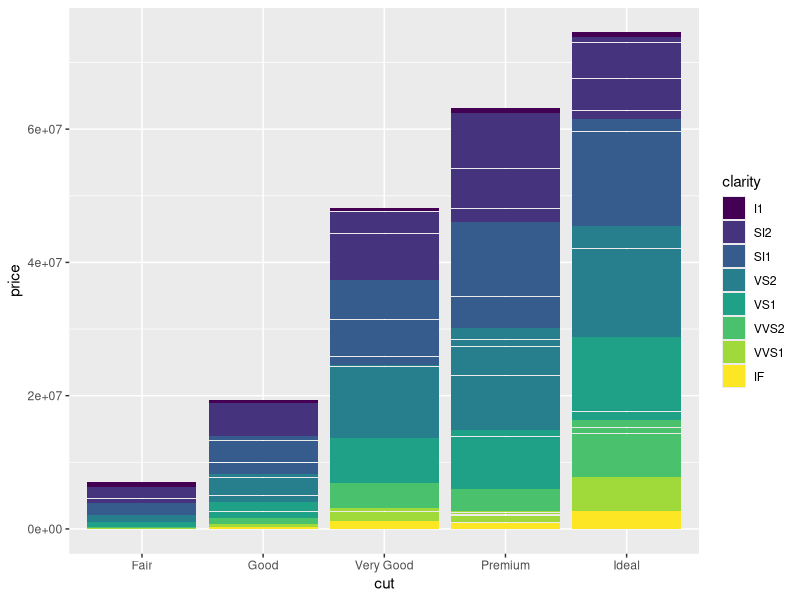
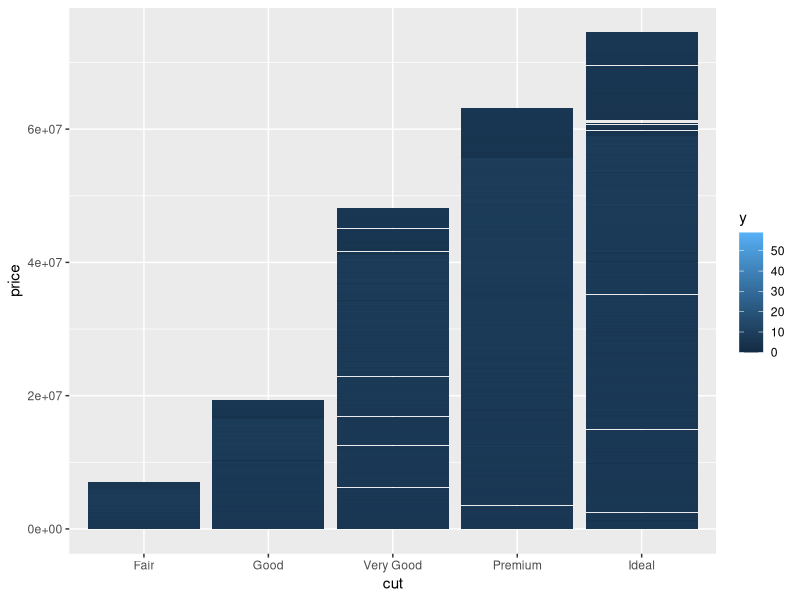
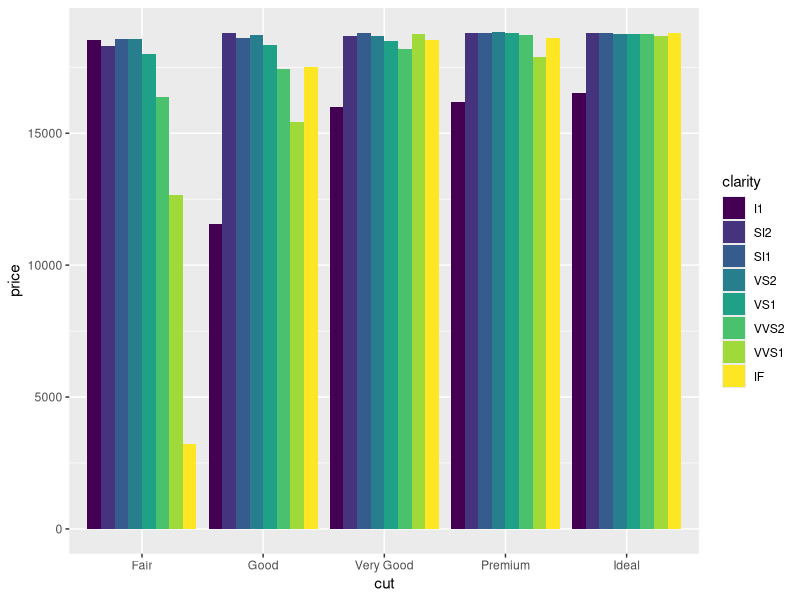
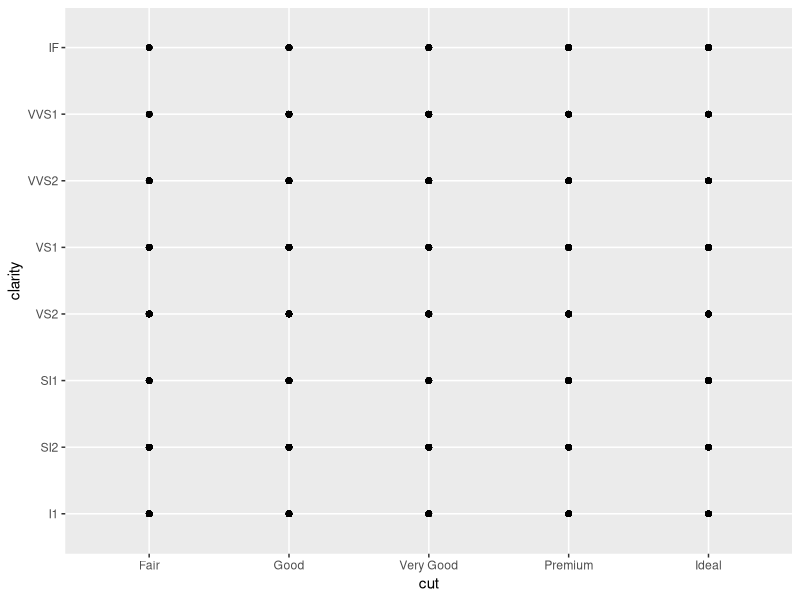

Generate these figures, in order, with R: (Note: this script raises an error after producing the figures.)
# Exercise 2: advanced ggplot2 practice

# Install and load the `ggplot2` package
#install.packages('ggplot2')
library("ggplot2")

# For this exercise you will again be working with the `diamonds` data set.
# Use `?diamonds` to review details about this data set
?diamonds

## Position Adjustments

# Draw a column (bar) chart of diamonds cuts by price, with each bar filled by 
# clarity. You should see a _stacked_ bar chart.
ggplot(data = diamonds) + 
  geom_col(
    mapping = aes(
      x = cut,
      y = price,
      fill = clarity
    ))

# Draw the same chart again, but with each element positioned to "fill" the y axis
ggplot(data = diamonds) + 
  geom_col(
    mapping = aes(
      x = cut,
      y = price,
      fill = y
    ))

# Draw the same chart again, but with each element positioned to "dodge" each other
ggplot(data = diamonds) + 
  geom_col(
    mapping = aes(
      x = cut,
      y = price,
      fill = clarity
      ),
    position = "dodge"
    ) 

# Draw a plot with point geometry with the x-position mapped to `cut` and the 
# y-position mapped to `clarity`
# This creates a "grid" grouping the points
ggplot(data = diamonds) + 
  geom_point(
    mapping = aes(
      x = cut,
      y = clarity
    ))


# Use the "jitter" position adjustment to keep the points from all overlapping!
# (This works a little better with a sample of diamond data, such as from the 
# previous exercise).

ggplot(data = diamonds_sample) + 
  geom_point(
    mapping = aes(
      x = cut,
      y = clarity
    ), position = "jitter"
    )


## Scales

# Draw a "boxplot" (with `geom_boxplot`) for the diamond's price (y) by color (x)
ggplot(data = diamonds) + 
  geom_boxplot(
    mapping = aes(
      x = color,
      y = price
    ))


# This has a lot of outliers, making it harder to read. To fix this, draw the 
# same plot but with a _logarithmic_ scale for the y axis.
ggplot(data = diamonds) + 
  geom_boxplot(
    mapping = aes(
      x = color,
      y = price
    )
  ) + scale_y_log10()

# For another version, draw the same plot but with `violin` geometry instead of 
# `boxplot` geometry!
# How does the logarithmic scale change the data presentation?
ggplot(data = diamonds) + 
  geom_violin(
    mapping = aes(
      x = color,
      y = price
    )
  ) + scale_y_log10()

# Another interesting plot: draw a plot of the diamonds price (y) by carat (x), 
# using a heatmap of 2d bins (geom_bin2d)
# What happens when you make the x and y channels scale logarithmically?
ggplot(data = diamonds) + 
  geom_bin2d(
    mapping = aes(
      x = carat,
      y = price
    )
  ) + scale_y_log10() + scale_x_log10()

# Draw a scatter plot for the diamonds price (y) by carat (x). Color each point
# by the clarity (Remember, this will take a while. Use a sample of the diamonds 
# for faster results)
ggplot(data = diamonds_sample) + 
  geom_point(
    mapping = aes(
      x = carat,
      y = price,
      color = clarity
    )
  )

# Change the color of the previous plot using a ColorBrewer scale of your choice. 
# What looks nice?
ggplot(data = diamonds_sample) + 
  geom_point(
    mapping = aes(
      x = carat,
      y = price,
      color = clarity
    )
  ) + scale_color_brewer("set 4")


## Coordinate Systems

# Draw a bar chart with x-position and fill color BOTH mapped to cut
# For best results, SET the `width` of the geometry to be 1 (fill plot, no space
# between)
# TIP: You can save the plot to a variable for easier modifications

# Draw the same chart, but with the coordinate system flipped


# Draw the same chart, but in a polar coordinate system. It's a Coxcomb chart!



## Facets

# Take the scatter plot of price by carat data (colored by clarity) and add 
# _facets_ based on the diamond's `color`



## Saving Plots

# Use the `ggsave()` function to save the current (recent) plot to disk.
# Name the output file "my-plot.png".
# Make sure you've set the working directory!!

